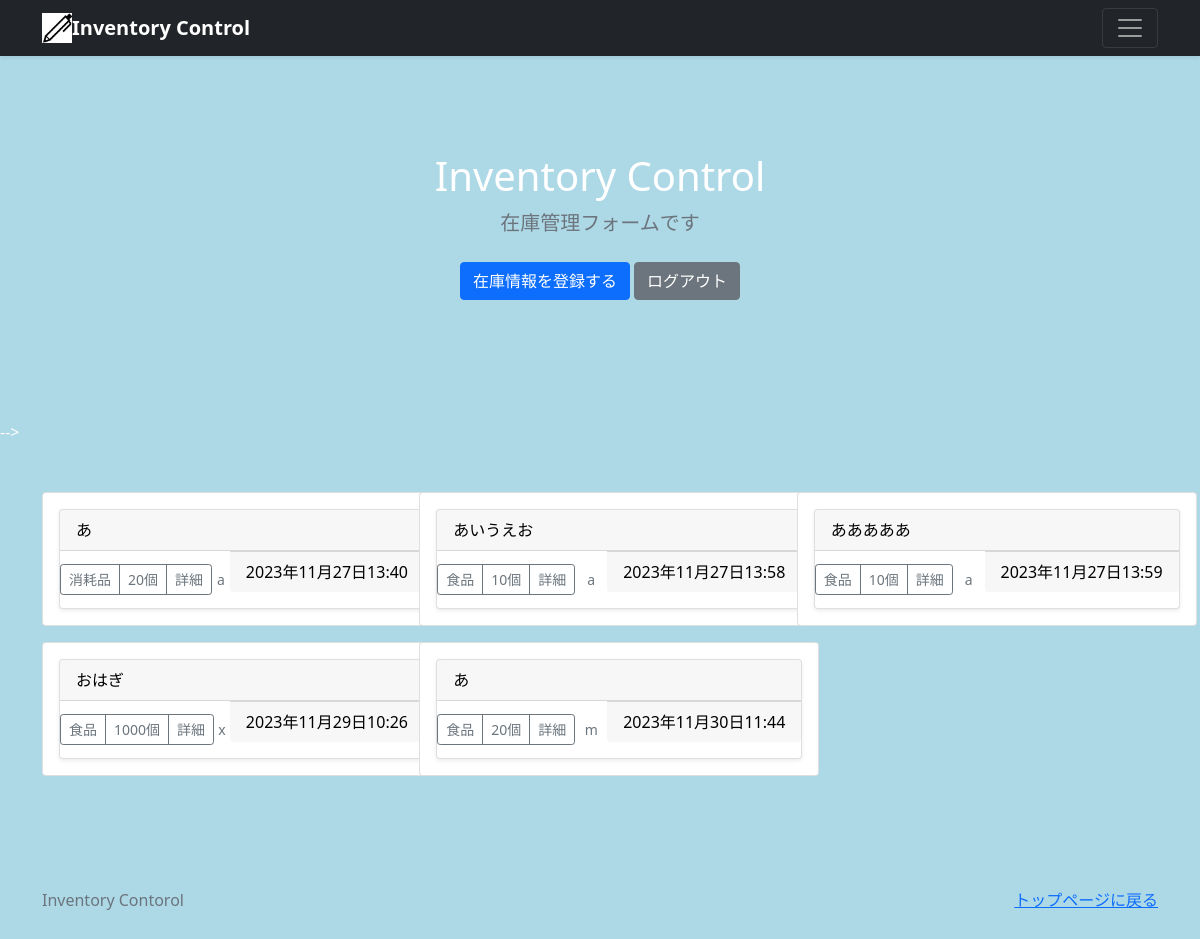
The app's page / (signed in) with its own data.
### stock/models.py (models this page shows, shortened)
class StockPost(models.Model):
    user = models.ForeignKey(
        CustomUser,
        verbose_name='ユーザー',
        on_delete=models.CASCADE
    )
    category = models.ForeignKey(
        Category,
        verbose_name='カテゴリ',
        on_delete=models.PROTECT
    )
    title = models.CharField(
        verbose_name='商品名',
        max_length=50
    )
    posted_at = models.DateTimeField(
        verbose_name='入荷日時',
        auto_now_add=True
    )
    many = models.IntegerField(
        verbose_name='入荷数',
        blank=True,
        null=True,
    )
    comment = models.TextField(
        verbose_name='備考',
    )

class Category(models.Model):
    title = models.CharField(
        verbose_name= 'カテゴリ',
        max_length= 20
    )

### accounts/models.py (models this page shows)
class CustomUser(AbstractUser):
    pass

### stock/views.py (the view)
# urls.py: path('',views.IndexView.as_view(), name = 'index'),
class IndexView(ListView):
    template_name = 'index.html'
    queryset = StockPost.objects.order_by('posted_at')
    pahinate_by = 9

### stock/templates/index.html (shortened to what this page needs)
{% extends 'base.html' %}
      {% block contents %}
      {% include "stock_title.html" %}
      {% include "stock_list.html" %}
      {% endblock %}

### stock/templates/stock_list.html
{% load static %}
<link href={% static "css/home.css" %} rel="stylesheet">  -->
<div id = tekitou>
 <div class = "album py-5 be-light">
    <div class="container">
      <div class="row row-cols-1 row-cols-sm-2 row-cols-md-3 g-3">
        {% for record in object_list %}
        <div class="col">
         <div class = "card-deck" style = "width: 10;">
          <div class="card" style="width: 25rem;">
            <div class="card-body">
             <div class = "card shadow-sm">
              <p class="card-header">{{record.title}}</p>
              <div class="d-flex justify-content-between align-items-center">
                <div class = "btn-group">
                  <button type="button" class="btn btn-sm btn-outline-secondary">{{record.category.title}}</button>
                  <button type="button" class="btn btn-sm btn-outline-secondary">{{record.many}}個</button>
                  <button type="button" class="btn btn-sm btn-outline-secondary"
                  onclick = "location.href = '{% url 'stock:stock_detail' record.pk %}'">詳細</button>
                </div>
                <small class = "text-muted">{{record.user.username}}</small>
                <p class = "card-footer">{{record.posted_at}}</p>
              </div>
             </div>
            </div>
          </div>
         </div>
        </div>
        {% endfor %}
      </div>
    </div>
 </div>
</div>

### static/css/home.css (style rules this page uses)
body { color: white; background-color: lightblue; }
#tekitou { color: black; }

### records on screen
StockPost: title "あ", category "消耗品", many "20", user.username "a", posted_at "2023年11月27日13:40"
StockPost: title "あいうえお", category "食品", many "10", user.username "a", posted_at "2023年11月27日13:58"
StockPost: title "あああああ", category "食品", many "10", user.username "a", posted_at "2023年11月27日13:59"
StockPost: title "おはぎ", category "食品", many "1000", user.username "x", posted_at "2023年11月29日10:26"
StockPost: title "あ", category "食品", many "20", user.username "m", posted_at "2023年11月30日11:44"
